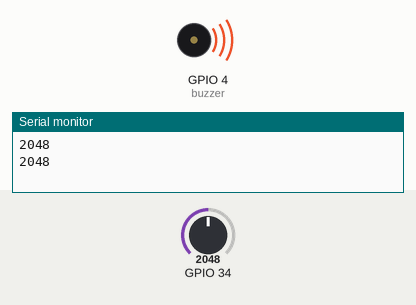
A sketch run on a simulated ESP32. Shown: buzzer (waves = sounding), the last lines printed to the serial monitor. The inputs (shaded band) are chosen by the test bench; at power-on: GPIO 34 = 2048.

Above: at 1.9 s.
2.0 s: GPIO 34 set to 1962
At 2.8 s:
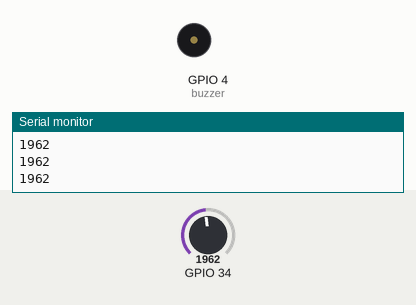
3.7 s: GPIO 34 set to 2040
At 4.2 s:
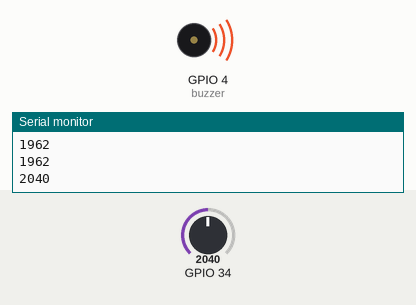
5.2 s: GPIO 34 set to 1960
Timing chart, 0 to 8.2 s (numbered marks = the images above; inputs shaded):
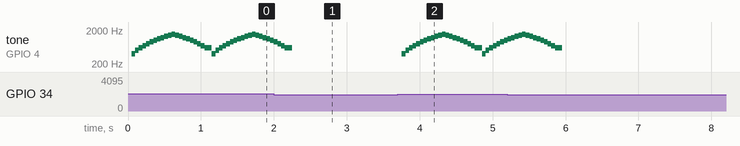

Measured:
- the behaviour switches between 2000 and 1999 on GPIO 34 (found by bisection; images 0 and 1)
- after the input at 3.7 s, tone on GPIO 4 (buzzer): plays 400 Hz for 0.05 s, 500 Hz for 0.05 s, 600 Hz for 0.05 s, 700 Hz for 0.05 s, 800 Hz for 0.05 s, 900 Hz for 0.05 s … (28 notes in this stretch), starting after 0.06 s
- by itself, tone on GPIO 4 (buzzer): plays 400 Hz for 0.05 s, 500 Hz for 0.05 s, 600 Hz for 0.05 s, 700 Hz for 0.05 s, 800 Hz for 0.05 s, 900 Hz for 0.05 s … (38 notes in this stretch)

The sketch:

sketch.ino
```cpp
void setup()
{
  Serial.begin(115200);
  pinMode(34, INPUT);
  pinMode(4, OUTPUT);
}
void loop()
{
  int a=analogRead(34);
  Serial.println(a);
  delay(50);
  if (a>=2000)
  {
    for (int i=400;i<=1500;i+=100)
    {
      tone(4,i);
      delay(50);
    }
    for (int i=1400;i>=600;i-=100)
    {
      tone(4,i);
      delay(50);
    }
  }
  else{
    noTone(4);

  }
}
```
